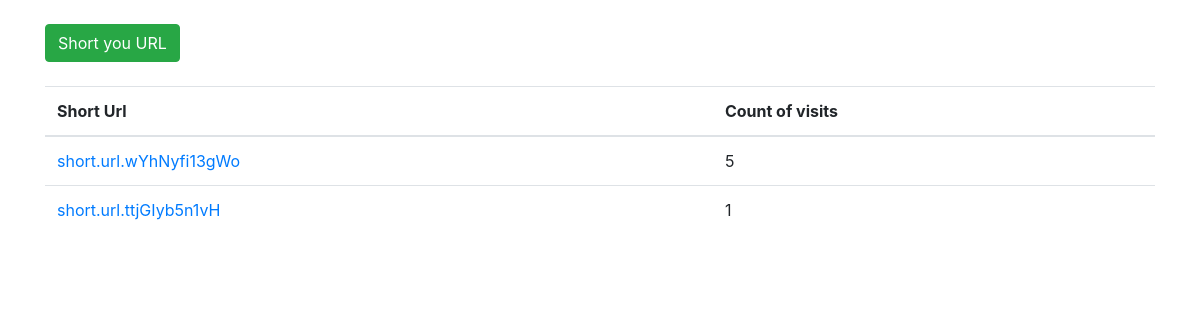
Before: / with the older database file.
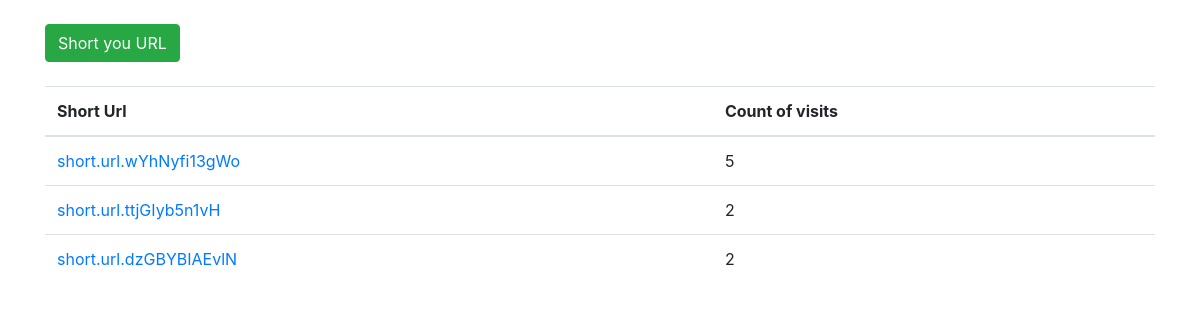
After: the same page with the newer database file.
### shorten_url/models.py (models this page shows)
class WebUrl(models.Model):
	url = models.URLField()
	short_url = models.CharField(max_length=30)
	date_create = models.DateTimeField(auto_now=True)
	visit_count = models.IntegerField(default=0)

### shorten_url/views.py (the view)
# urls.py: path('', views.index),
def index(request):
    urls = WebUrl.objects.order_by('-visit_count')[:5]
    return render(request, 'shorten_url/index.html', {'urls': urls})

### shorten_url/templates/shorten_url/index.html (shortened to what this page needs)
{% extends 'shorten_url/layout.html' %}
{% block body %}
    <div class="container">
        <div class="mb-4">
            <a href="/shortly" class="btn btn-success">Short you URL</a>
        </div>
        <table class="table">
          <thead class="thead-inverse">
              <tr>
                <th>Short Url</th>
                <th>Count of visits</th>
              </tr>
          </thead>
            {% for url in urls %}
            <tr>
              <td>
                <a  href="visit_url/{{ url.short_url }}" target="_blank">{{ url.short_url }}</a>
              </td>
              <td class="align-middle">{{ url.visit_count }}</td>
            </tr>
            {% endfor %}
        </table>
</div>
{% endblock %}

### shorten_url/templates/shorten_url/layout.html (shortened to what this page needs)
<!doctype html>
<link rel="stylesheet" href="https://maxcdn.bootstrapcdn.com/bootstrap/4.0.0-beta.2/css/bootstrap.min.css">
{% block body %}{% endblock %}

Changed rows visible on the page:
changed WebUrl "short.url.ttjGIyb5n1vH": visit_count "1" → "2"
added WebUrl: short_url "short.url.dzGBYBIAEvlN", visit_count "2"
